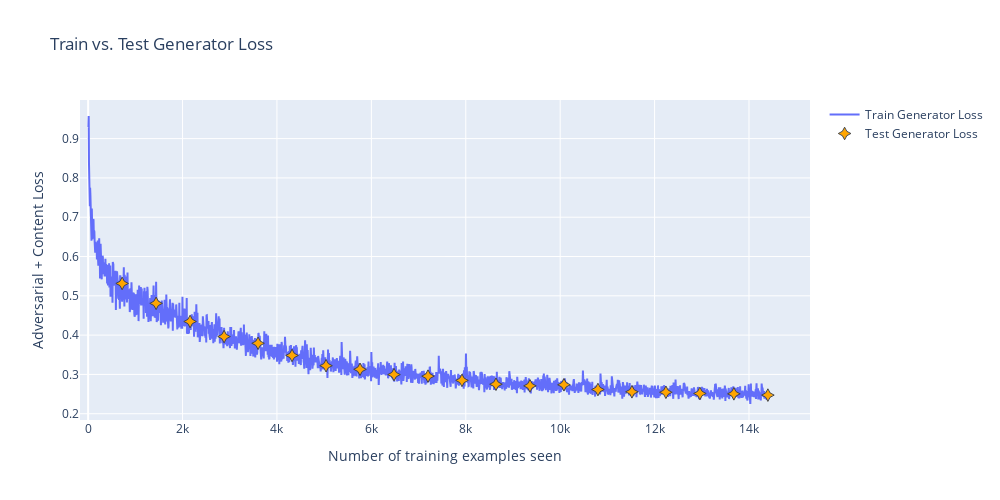

The notebook cell this image was saved under:
### Markdown cell above
## Evaluation
- Train vs. Test Generator Loss (Investigating how well the generated images for each epoch are)
- Train vs. Test Discriminator Loss (Investigating how efficient the differentiating of real and fake generated images for each epoch does)

### Code cell
fig = go.Figure()
fig.add_trace(go.Scatter(x=train_counter, y=train_gen_losses, mode='lines', name='Train Generator Loss'))
fig.add_trace(go.Scatter(x=test_counter, y=test_gen_losses, marker_symbol='star-diamond', 
                         marker_color='orange', marker_line_width=1, marker_size=9, mode='markers', name='Test Generator Loss'))
fig.update_layout(
    width=1000,
    height=500,
    title="Train vs. Test Generator Loss",
    xaxis_title="Number of training examples seen",
    yaxis_title="Adversarial + Content Loss"),
fig.show()

### Figure 1 — Plotly figure (JSON) as saved in the notebook; plotly's stock layout.template omitted (floating-point values rounded to 4 significant figures; data arrays with more than 128 entries replaced by an {"elided": "..."} marker saying what was removed)
{"data": [{"mode": "lines", "name": "Train Generator Loss", "type": "scatter", "x": {"elided": "2400 int values"}, "y": {"elided": "2400 float values"}}, {"marker": {"color": "orange", "line": {"width": 1}, "size": 9, "symbol": "star-diamond"}, "mode": "markers", "name": "Test Generator Loss", "type": "scatter", "x": [720, 1440, 2160, 2880, 3600, 4320, 5040, 5760, 6480, 7200, 7920, 8640, 9360, 10080, 10800, 11520, 12240, 12960, 13680, 14400], "y": [0.5315, 0.4808, 0.4346, 0.3963, 0.3792, 0.3483, 0.3222, 0.313, 0.2995, 0.2956, 0.2848, 0.275, 0.2709, 0.2736, 0.2615, 0.2558, 0.2546, 0.2515, 0.2506, 0.2474]}], "layout": {"height": 500, "title": {"text": "Train vs. Test Generator Loss"}, "width": 1000, "xaxis": {"title": {"text": "Number of training examples seen"}}, "yaxis": {"title": {"text": "Adversarial + Content Loss"}}}}
